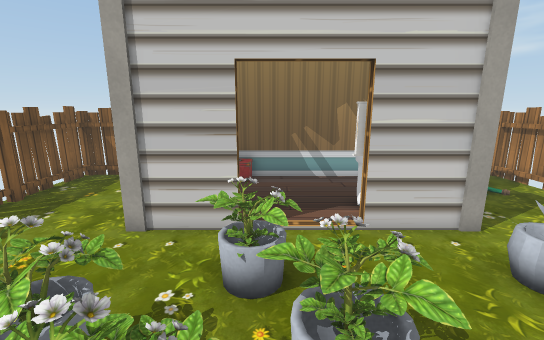
view 1 (above)

12 first-person views from a walk through a scene from a Unity 3-D project. The camera is 1.5 m above the floor, tilts 12° down and sees 90° across. The floor is counted in squares, 0.5 m on a side. Each view is taken from the middle of a square. On the plan, view 1 faces up. The plan holds only what a view shows up to about 20 squares ahead; the rest is blank. The place goes on beyond the plan. The player is left out. Some surface patterns are stand-ins.

view 2
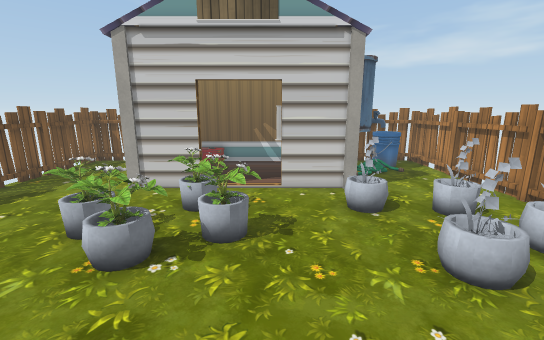

view 3
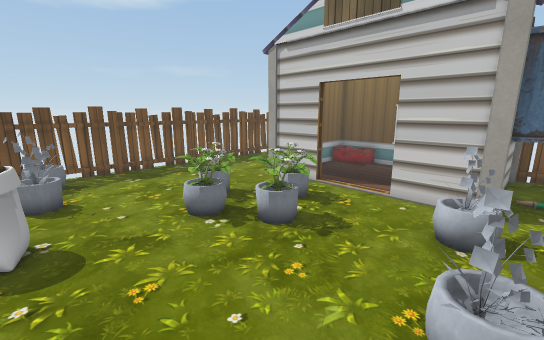

view 4
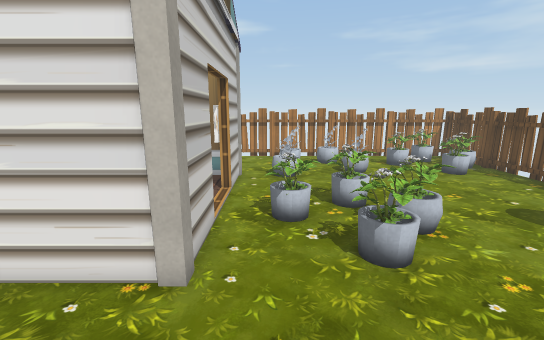

view 5
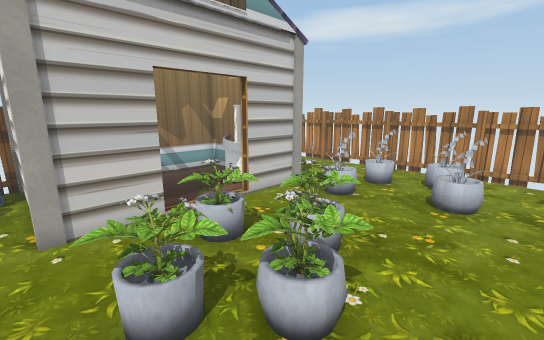

view 6
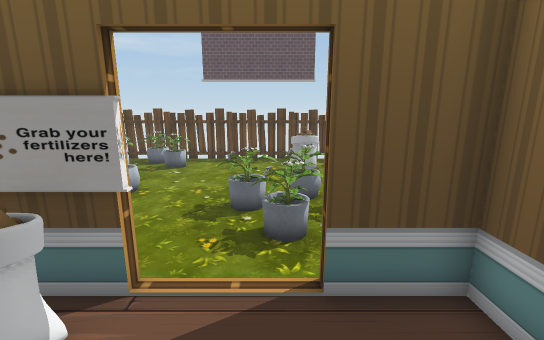

view 7
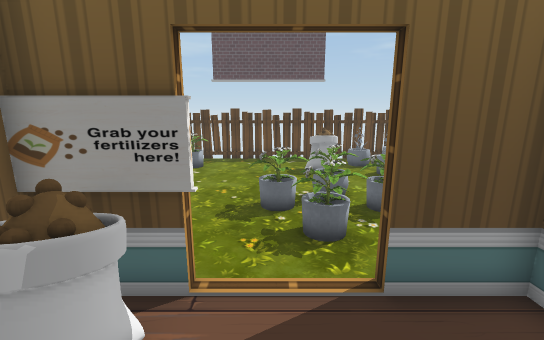

view 8
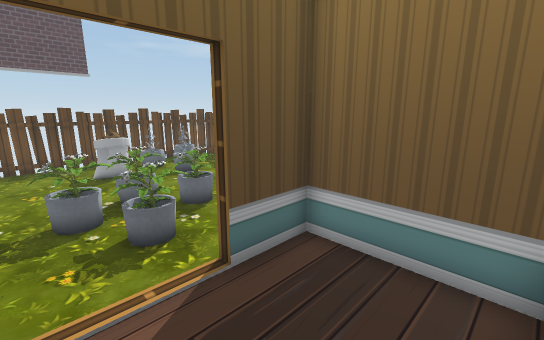

view 9
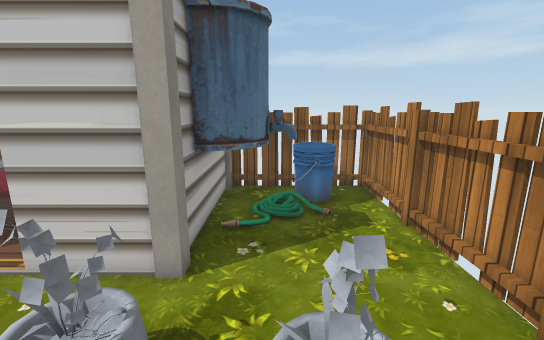

view 10
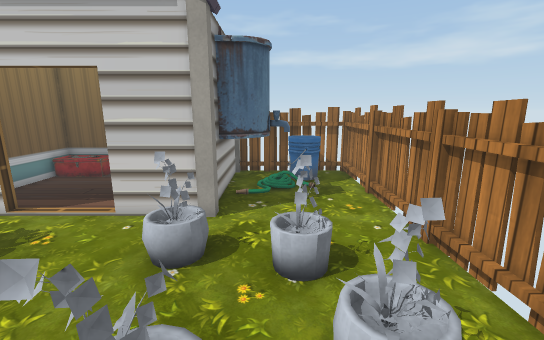

view 11
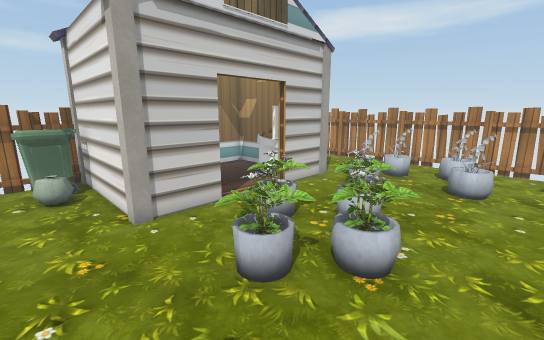

view 12
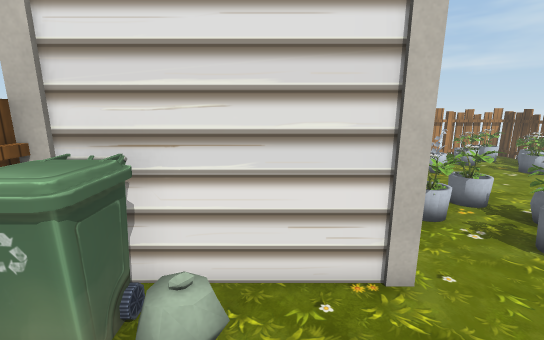

### Floor plan
Key: @ floor where view 1 was taken; # wall or solid block; . floor; = window, fence, low wall or low ledge; ^ raised ledge; F fence; S sack; H shed; P pot; B bucket; I bin; O other object.
Columns run from 9 left of view 1 to 11 right of it. Each row starts with its distance up from view 1.
 13 FFFFF##     ##FFFFFFF
 12 F..II##      ##..BB.F
 11 F..III#  ...  #  BB.F
 10 F...O##       # OO..F
  9 F....##     #S#OO...F
  8 F....##     SS#O....F
  7 F....HHHH..HHH#.....F
  6 F.....   ...  #.....F
  5 F.......==....= ....F
  4 F.......==....# O#..F
  3 F....===#===....P...F
  2 F.....===^P......=#.F
  1 F......^P=....=O.=#.F
  0 F.......=@..........F
 -1 F...................F
 -2 FO#.#...........P =.F
 -3 FP....=#S.......==# F
 -4 F....==SS.....P #===F
 -5 F.#=.## ......=^P==#F
 -6 F.#=  . .......= =..F
 -7 FFFFFFFFFFFFFFFFFFFFF

Where each view was taken, in squares from view 1:
view 1: 0 up, 0 right, facing up
view 2: 4 down, 2 right, facing up
view 3: 3 down, 6 right, facing up-left
view 4: 5 up, 8 left, facing right
view 5: 1 down, 4 left, facing up-right
view 6: 11 up, 0 right, facing down
view 7: 11 up, 1 right, facing down
view 8: 11 up, 2 right, facing down-left
view 9: 2 up, 7 right, facing up
view 10: 1 down, 7 right, facing up
view 11: 1 down, 6 left, facing up-right
view 12: 9 up, 8 left, facing right
